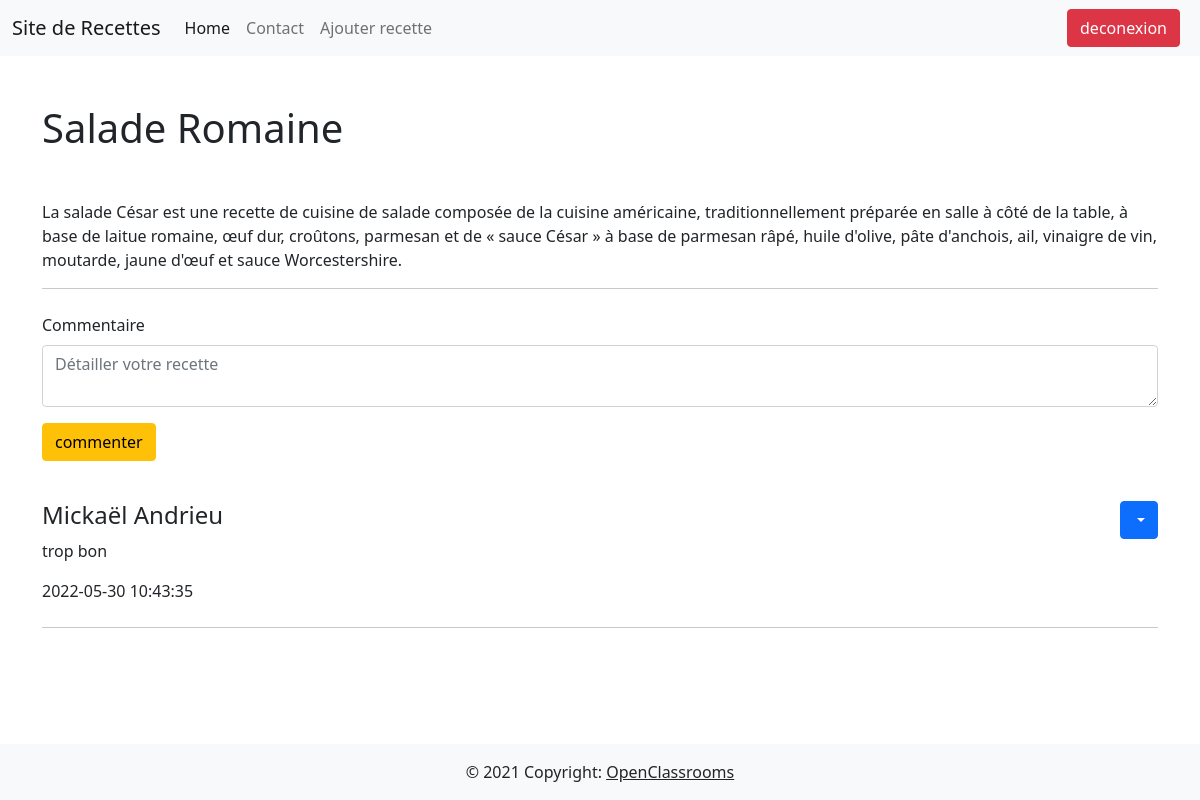
The page /post.php?recipe_id=3 (signed in) on the database its author committed.
### tables this page shows
CREATE TABLE `recettes` (
  `recpe_id` int(11) NOT NULL,
  `title` varchar(256) NOT NULL,
  `recipe` text NOT NULL,
  `author` varchar(128) DEFAULT NULL,
  `is_enabled` tinyint(1) NOT NULL
);

CREATE TABLE `comments` (
  `id` int(11) NOT NULL,
  `recipe` int(11) DEFAULT NULL,
  `comment` text DEFAULT NULL,
  `user_id` int(11) DEFAULT NULL,
  `created_at` datetime DEFAULT NULL
);

CREATE TABLE `users` (
  `id` int(11) NOT NULL,
  `fullname` varchar(128) DEFAULT NULL,
  `email` varchar(256) DEFAULT NULL,
  `age` int(11) DEFAULT NULL,
  `password` varchar(128) DEFAULT NULL
);

### post.php (the view, shortened to what this page needs)
<?php
include_once 'header.php';
if (isset($_GET['recipe_id'])) {
    $sqlRecipeQuery = 'SELECT * FROM recettes WHERE recpe_id = :recpe_id';
    $recipeStatement = $db->prepare($sqlRecipeQuery);
    $recipeStatement->execute(
        ['recpe_id' => $_GET['recipe_id'],]
    ) or die(print_r($db->errorInfo()));
    $recipe = $recipeStatement->fetch();
    $sqlCommentsQuery = 'SELECT u.fullname, c.comment, c.created_at FROM users u INNER JOIN comments c ON c.recipe = :recipe and u.id = c.user_id ORDER BY c.created_at DESC';
    $commentsStatement = $db->prepare($sqlCommentsQuery);
    $commentsStatement->execute(
        ['recipe' => $_GET['recipe_id'],]
    ) or die(print_r($db->errorInfo()));
    $comments = $commentsStatement->fetchAll();
};
?>
<?php if (isset($recipe)) : ?>
    <?php if (isset($_SESSION['logged_user'])) : ?>
        <h1 class="my-5"><?php echo ($recipe['title']) ?></h1>
        <p><?php echo ($recipe['recipe']) ?></p>
        <hr>
        <form class="mt-4" action="./post.php?recipe_id=<?php echo ($recipe['recpe_id']) ?>" method="POST">
            <div class="mb-3">
                <label for="formGroupExampleInput" class="form-label">Commentaire</label>
                <textarea class="form-control" id="exampleFormControlTextarea1" name='comment' placeholder="Détailler votre recette" rows="2" required></textarea>
            </div>
            <button type="submit" class="btn btn-warning mb-3">commenter</button>
        </form>
        <div class="comments-container">
            <?php foreach ($comments as $comment) : ?>
                <article class="container-flud my-4">
                    <div class="article__header d-flex justify-content-between">
                        <h4><?php echo ($comment['fullname']); ?></h4>
                        <?php if ($comment['fullname']===$_SESSION['logged_user_name']) : ?>
                        <form class="btn-group" action="./post.php?recipe_id=<?php echo ($recipe['recpe_id']) ?>" method="POST">
                            <button type="button" class="btn btn-primary dropdown-toggle" data-bs-toggle="dropdown" aria-expanded="false">
                            </button>
                        </form>
                        <?php endif; ?>
                    </div>
                    <p><?php echo ($comment['comment']); ?></p>
                    <p><?php echo ($comment['created_at']); ?></p>
                </article>
                <hr>
            <?php endforeach; ?>
        </div>
    <?php else : ?>
        <p class="alert alert-warning mt-5">Erreur</p>
<?php endif;
endif;
include_once 'footer.php';
?>

### rows shown on the page
recettes: title "Salade Romaine", recipe "La salade César est une recette de cuisine de salade composée de la cuisine américaine, traditionnellement préparée en salle à côté de la table, à base de laitue romaine, œuf dur, croûtons, parmesan et de « sauce César » à base de parmesan râpé, huile d'olive, pâte d'anchois, ail, vinaigre de vin, moutarde, jaune d'œuf et sauce Worcestershire."
comments: user.fullname "Mickaël Andrieu", comment "trop bon", created_at "2022-05-30 10:43:35"
